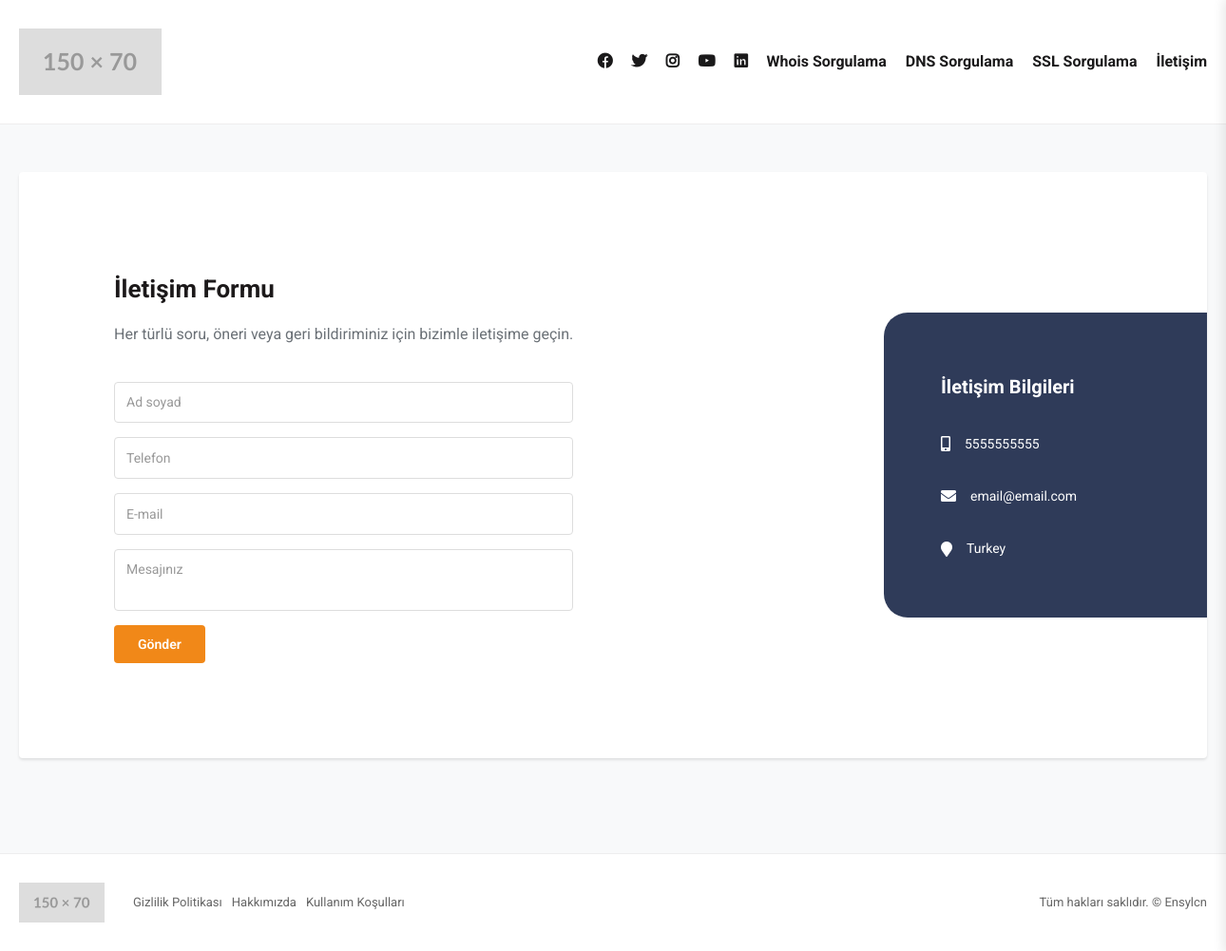
Screenshot of /iletisim with the database file from the repository.
### tables this page shows
CREATE TABLE `settings` (
  `id` int(11) NOT NULL,
  `settings_name` mediumtext NOT NULL,
  `settings_value` mediumtext NOT NULL
);

CREATE TABLE `pages` (
  `id` int(11) NOT NULL,
  `title` text NOT NULL,
  `description` text NOT NULL,
  `status` tinyint(1) NOT NULL,
  `link` text NOT NULL
);

### _class/class.php (called while the page is built, shortened)
<?php
class PIA {
	static $pdo = null;
	static $charset = 'UTF8';
	static $last_stmt = null;
	public static function instance(){
		return
		self::$pdo == null ?
		self::init() :
		self::$pdo;
	}
	public static function init(){
		self::$pdo = new PDO('mysql:host=' . MYSQL_HOST .';dbname=' . MYSQL_DB,	MYSQL_USER,	MYSQL_PASS	);
		self::$pdo->exec('SET NAMES `' . self::$charset . '`');
		self::$pdo->setAttribute(PDO::ATTR_DEFAULT_FETCH_MODE, PDO::FETCH_OBJ);
		return self::$pdo;
	}
	public static function query($query, $bindings = null){
		if(is_null($bindings)){
			if(!self::$last_stmt = self::instance()->query($query))
			return false;
		}else{
			self::$last_stmt = self::prepare($query);
			if(!self::$last_stmt->execute($bindings))
			return false;
		}
		return self::$last_stmt;
	}
	public static function get_var($query, $bindings = null){
		if(!$stmt = self::query($query, $bindings))
		return false;
		return $stmt->fetchColumn();
	}
	public static function base_url($url=null){
	    return ($url==null)? SITE_URL : SITE_URL.$url;
	}
	public static function settings($name){
		return self::get_var("SELECT settings_value FROM settings WHERE settings_name='$name'");
	}
}
$pia = new PIA;
?>

### iletisim.php (the view, shortened to what this page needs)
<!DOCTYPE html>
<html lang="en">
	<head>
	  	<?php
	  		require('_inc/head.php');
  		?>
	</head>
	<body>
		<?php require('_inc/header.php'); ?>
		<div class="container">
			<div class="contacts">
                        <form class="left" method="post" action="_ajax/_ajaxMessages.php" onsubmit="return false;">
                              <h1><?=$pia->settings('contact_form_title');?></h1>
                              <p><?=$pia->settings('contact_form_description');?></p>
                              <div class="form-group">
                                  <input type="text" name="fullname" class="form-control" placeholder="Ad soyad" required="">
                              </div>
                              <div class="form-group">
                                    <input type="tel" name="phone" class="form-control" placeholder="Telefon" required="">
                              </div>
                              <div class="form-group">
                                    <input type="email" name="email" class="form-control" placeholder="E-mail" required="">
                              </div>
                              <div class="form-group">
                                    <textarea name="description" class="form-control" placeholder="Mesajınız"></textarea>
                              </div>
                              <button type="submit" class="btn-primary">Gönder</button>
                        </form>
                        <div class="right">
                        	<h2>İletişim Bilgileri</h2>
                              <div class="item">
                                    <i class="fa fa-mobile-alt"></i>
                                    <span><?=$pia->settings('contact_phone');?></span>
                              </div>
                              <div class="item">
                                    <i class="fa fa-envelope"></i>
                                    <span><?=$pia->settings('contact_email');?></span>
                              </div>
                              <div class="item">
                                    <i class="fa fa-map-marker"></i>
                                     <span><?=$pia->settings('contact_address');?></span>
                              </div>
                        </div>
                  </div>
		</div>
		<?php require('_inc/footer.php'); ?>
	</body>
</html>

### _inc/header.php (shortened to what this page needs)
<header class="header">
      <div class="container">
    	       <a href="<?=$pia->base_url();?>" class="logo"><img src="uploads/<?=$pia->settings('logo');?>" alt="<?=$pia->settings('site_title');?>" /></a>
            <div class="right">
                        <?php if($pia->settings('facebook')){ ?><a href="<?=$pia->settings('facebook');?>" aria-label="Facebook" target="_blank"><i class="fab fa-facebook"></i></a><?php } ?>
                        <?php if($pia->settings('twitter')){ ?><a href="<?=$pia->settings('twitter');?>" aria-label="Twitter" target="_blank"><i class="fab fa-twitter"></i></a><?php } ?>
                        <?php if($pia->settings('instagram')){ ?><a href="<?=$pia->settings('instagram');?>" aria-label="Instagram" target="_blank"><i class="fab fa-instagram"></i></a><?php } ?>
                        <?php if($pia->settings('youtube')){ ?><a href="<?=$pia->settings('youtube');?>" aria-label="YouTube" target="_blank"><i class="fab fa-youtube"></i></a><?php } ?>
                        <?php if($pia->settings('linkedin')){ ?><a href="<?=$pia->settings('linkedin');?>" aria-label="Linkedin" target="_blank"><i class="fab fa-linkedin"></i></a><?php } ?>
                        <a href="whois" aria-label="Whois Sorgulama">Whois Sorgulama</a>
                        <a href="dns" aria-label="DNS Sorgulama">DNS Sorgulama</a>
                        <a href="ssl" aria-label="SSL Sorgulama">SSL Sorgulama</a>
                        <a href="iletisim" aria-label="İletişim">İletişim</a>
            </div>
      </div>
</header>

### _inc/footer.php (shortened to what this page needs)
<div class="footer">
    <div class="container">
	        <div class="logo"><img src="uploads/<?=$pia->settings('logo');?>" alt="<?=$pia->settings('site_title');?>" /></div>
            <ul class="links">
                <?php $list = $pia->query("SELECT * FROM pages WHERE status=1 ORDER BY title ASC"); foreach($list as $item){ ?>
                    <li><a href="<?=$item->link;?>" title="<?=$item->title;?>"><?=$item->title;?></a></li>
                <?php } ?>
            </ul>
            <div class="copyright">
                <?=$pia->settings('copyright');?>
            </div>
    </div>
</div>

### css/style.css (style rules this page uses)
* { -webkit-box-sizing:border-box; -moz-box-sizing:border-box; box-sizing:border-box; margin:0;padding:0; list-style-type: none; }
:after,:before { -webkit-box-sizing:border-box; -moz-box-sizing:border-box; box-sizing:border-box }
*,html { margin:0;padding:0;outline:none;list-style:none; }
html { -webkit-font-smoothing:antialiased; -moz-osx-font-smoothing:grayscale; -webkit-tap-highlight-color:rgba(0,0,0,0) }
body { background: #f8f9fa; font-family: 'Roboto', sans-serif; line-height: 1.8; color: #303030; text-rendering: optimizeLegibility; -moz-osx-font-smoothing: grayscale; -webkit-font-smoothing: antialiased; }
ul,ol,h1,h2,h3,h4,h5,h6 { margin:0;padding:0 }
button,input,select,textarea { font-family:inherit;font-size:inherit;line-height:inherit;resize:none; }
a { background-color:transparent;color:#1a191a;text-decoration:none; }
img { border:0;border:none;vertical-align:middle;max-width:100%; }
h1,h2,h3,h4,h5,h6 { color: #1c191a; font-weight: bold; }
h1 { font-size: 26px; }
h2 { font-size: 20px; }
p { display:block;color:#6b7177;margin:0; }
button { overflow:visibl; }
button,[type=button],[type=reset],[type=submit] { -webkit-appearance:button;cursor:pointer }
textarea { overflow:auto }
.container { padding-right:15px; padding-left:15px; margin-right:auto; margin-left:auto }
@media (min-width:768px) { .container { width:750px } }
@media (min-width:992px) { .container { width:90% } }
@media (min-width:1200px) { .container { width:1280px } }
.container:after,.container:before,.nav:after,.nav:before,.row:after,.row:before { display:table;content:" "; }
.container:after,.row:after { clear:both; }
.form-group { margin-bottom:15px }
.form-control { display: block; width: 100%;padding: .65rem .75rem;font-size: .875rem;font-weight: 400;line-height: 21px;color: #646162;background: #FFFFFF;border: 1px solid #DDDDDD;border-radius: .25rem; transition: border-color .15s ease-in-out,box-shadow .15s ease-in-out; }
[class*=btn] { display: inline-block; font-weight: 600; color: #1c191a; text-align: center; vertical-align: middle; -webkit-user-select: none; -moz-user-select: none; -ms-user-select: none; user-select: none; background-color: transparent; border: 1px solid transparent; padding: .75rem 1.5rem; font-size: .875rem; line-height: 1; border-radius: .25rem; transition: color .15s ease-in-out,background-color .15s ease-in-out,border-color .15s ease-in-out,box-shadow .15s ease-in-out; }
.btn-primary { background:#f18818;color:#FFF; }
.header { background:#FFF;border-bottom:1px solid #EEE;padding:30px 0px; }
.header .container { display: flex;align-items: center; }
.header .logo { display: block;min-width: 150px; }
.header .right { display:flex;align-items:center;justify-content:center;margin-left:auto; }
.header .right a { display:block;padding:0px 0px 0px 20px;font-weight:bold; }
.footer { background:#FFFFFF;color: #aeaeaf;font-size:13px;border-top:1px solid #EEE;margin-top:50px; }
.footer .container { display: flex;align-items: center; }
.footer .logo { padding:30px 30px 30px 0px; }
.footer .logo img { width:90px; }
.footer .links { display: flex;align-items: center; }
.footer .links li a { display: flex;align-items: center;color: #666; padding-right:10px; }
.footer .copyright { margin-left: auto;color:#666; }

### iletisim.php (style rules this page uses)
.contacts { position: relative; display: flex;align-items: center;justify-content: center;padding:100px 0px; background: #FFF;margin:50px 0px; border-radius: 4px;box-shadow: rgba(0, 0, 0, 0.1) 0px 2px 3px; }
.contacts .left { padding-left:100px; }
.contacts .left h1 { margin-bottom: 10px; }
.contacts .left p { margin-bottom: 35px; }
.contacts .right { background: #2F3B59; width: 340px; padding:60px; border-radius: 25px 0 0 25px; margin-left:auto; color:#FFF; }
.contacts .right h2 { margin-bottom: 15px; color:#FFFFFF; }
.contacts .right .item { display: flex;align-items: center;justify-content: start;margin-top: 30px; }
.contacts .right .item i { margin-right: 15px; }
.contacts .right .item span { font-size: 14px; }

### rows the page displays
settings: settings_value (picture)
settings: settings_value "İletişim Formu"
settings: settings_value "Her türlü soru, öneri veya geri bildiriminiz için bizimle iletişime geçin."
settings: settings_value "5555555555"
settings: settings_value "email@email.com"
settings: settings_value "Turkey"
pages: title "Gizlilik Politikası"
pages: title "Hakkımızda"
pages: title "Kullanım Koşulları"
settings: settings_value "Tüm hakları saklıdır. © Ensylcn"
